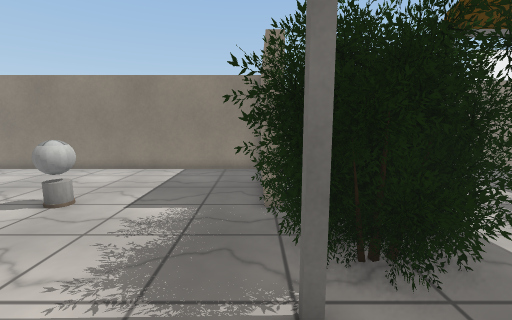
View 1 (above)

24 first-person views from a walk through a scene from a Unity 3-D project. The camera is 1.4 m above the floor, tilts 8° down and sees 90° across. The floor is counted in squares, 0.6 m on a side. Each view is taken from the middle of a square. On the plan, view 1 faces up. The plan holds only what a view shows up to about 17 squares ahead; the rest is blank. The place goes on beyond the plan. The player is left out. Some surface patterns are stand-ins.

View 2
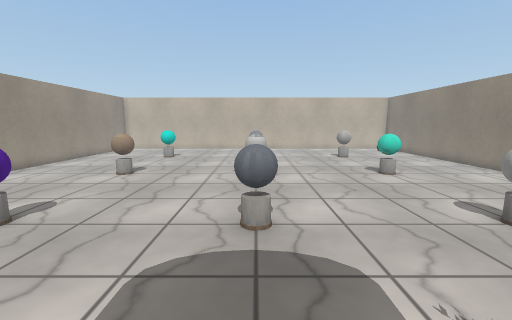

View 3
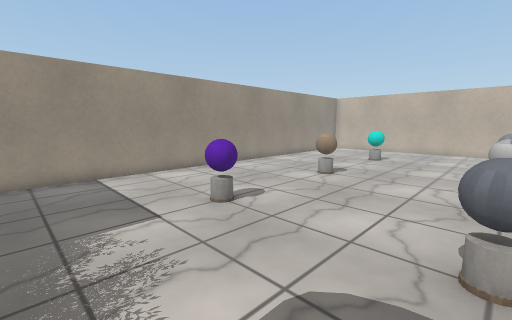

View 4
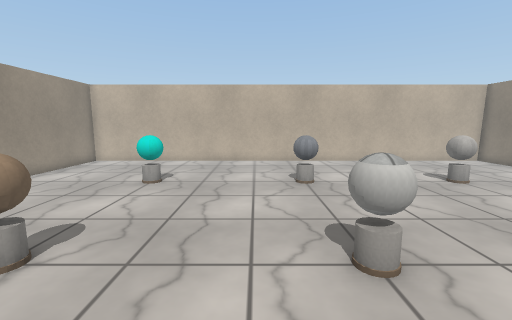

View 5
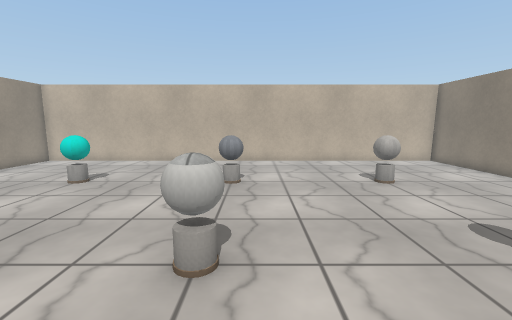

View 6
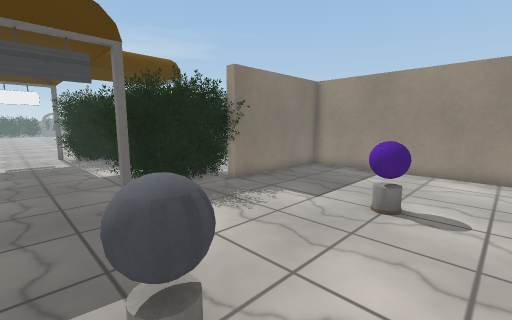

View 7
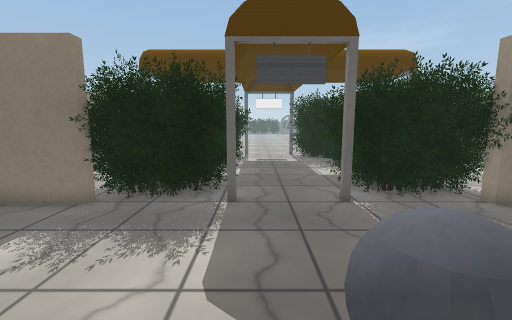

View 8
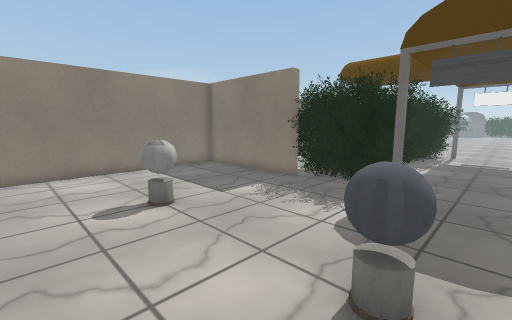

View 9
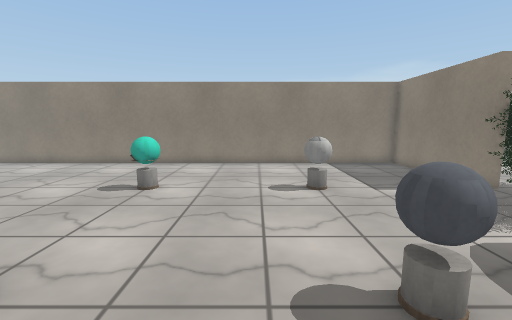

View 10
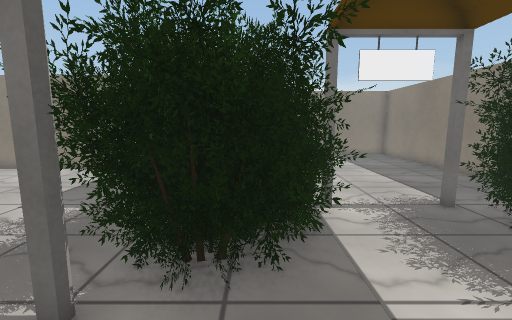

View 11
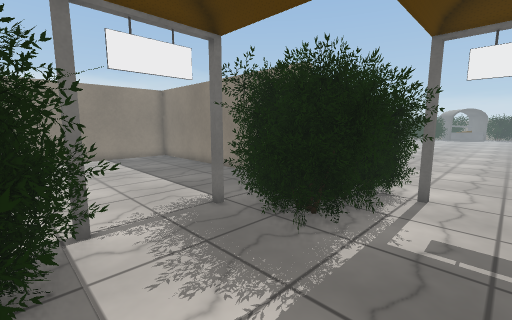

View 12
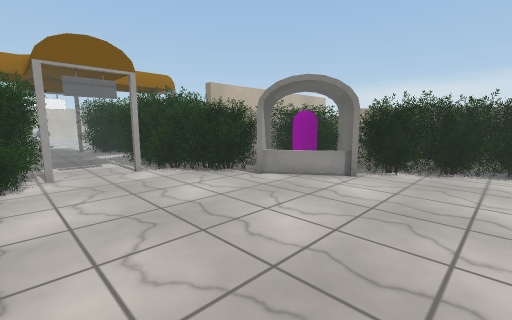

View 13
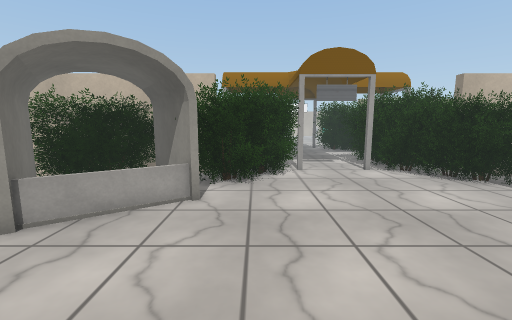

View 14
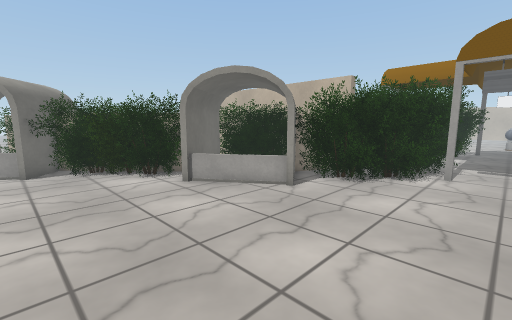

View 15
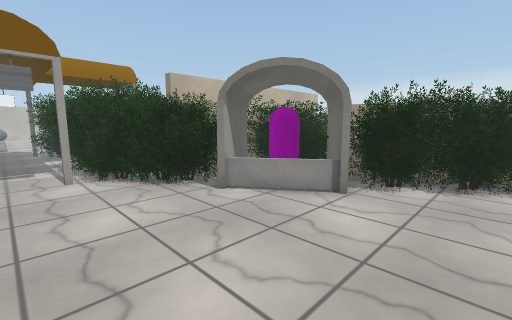

View 16
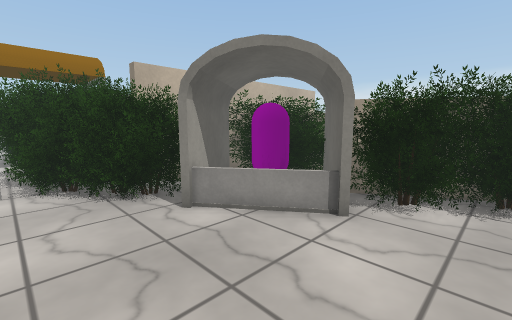

View 17
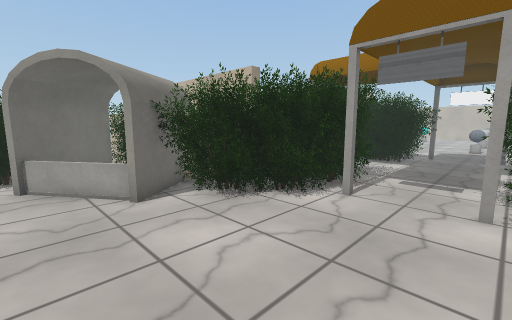

View 18
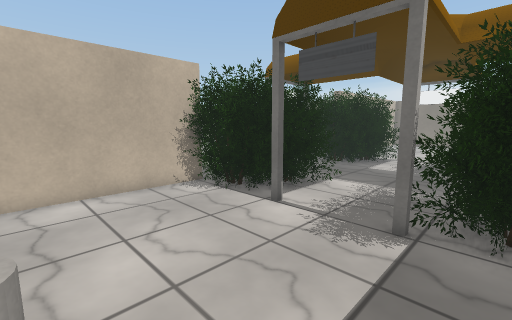

View 19
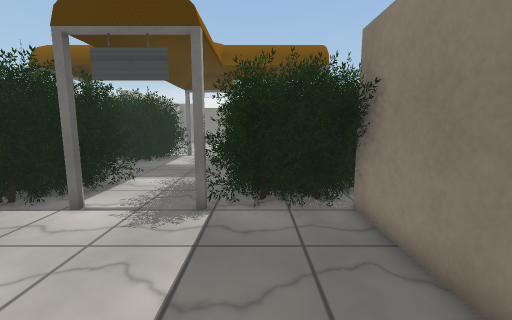

View 20
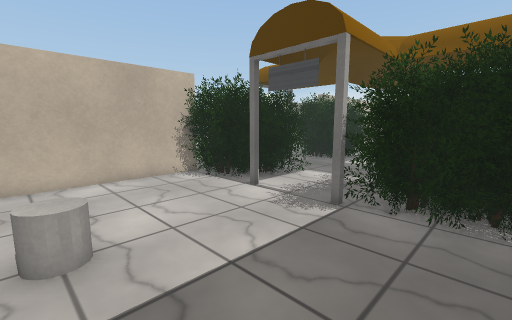

View 21
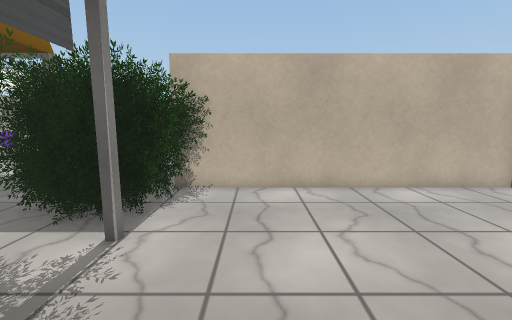

View 22
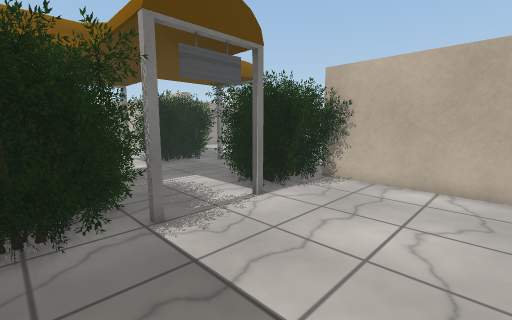

View 23
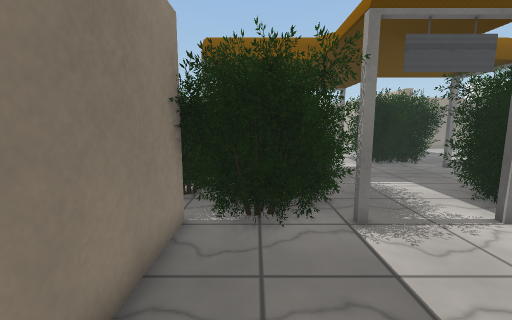

View 24
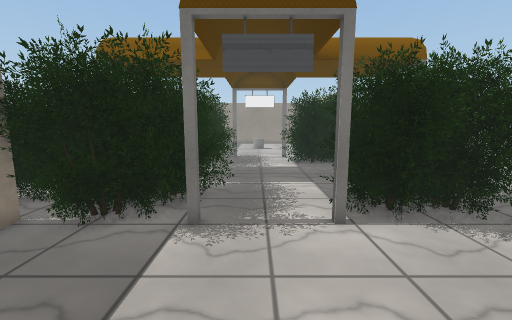

### Floor plan
Key: @ floor where view 1 was taken; # wall or solid block; . floor; B bush; C cylinder; O other object.
Columns run from 24 left of view 1 to 26 right of it. Each row starts with its distance up from view 1.
 17                          #...  ..... #
 16                          #.... ......#
 15                          #...........#           #B
 14                          #...........#   OO     #BB
 13 ##########################...........#  OOO   #BBBB
 12 #.......................##...........#OOOOOO##BBBB
 11 #.......................##...........#OOOOOO#BBBBB.
 10 #.......................##...........# OO OO BBB...
  9 #.......................##...........###O OOO  ....
  8 #.....O.....O.....O.....#BBBB....BBBB##B   OO......
  7 #....OO.....O.....OO....BBBBBB..BBBBBB BBBO........
  6 #.......................BBBBBB..BBBBBBBBBB.........
  5 #.......................BBBBBB..BBBBBBBBB .........
  4 #...................... BBBBBB..BBBBBBBB...........
  3 #.......................BBBBB....BBBB#B............
  2 #........................BB......B..B..............
  1 #....OO.....O.....OO...............................
  0 #.......................@B..B......  ............
 -1 #........................BBBBB....B BBBB.........
 -2 #.......................BBBBBB ..BBBBBBB ..........
 -3 #.......................BBBBBB . BBBBBBBBB.........
 -4 #.......................BBBBBB..BBBBBBBBBB.........
 -5 #....OO.....O.....OO....BBBBB#..BBBBBB BBB ........
 -6 #.....O.....O.....O.....#BBBB....BBBB##BBB O.......
 -7 #.......................##...........# OO  OO......
 -8 #.......................##...........#OOO   OO.....
 -9 #.......................##...........#OOOO  BB ....
-10 #.......................##.........    OOOO#BBB....
-11 ##########################....CC...    #OO  BBBB...
-12                          #....CC. . .  ##O   BBBB..

Positions as (right, up) in squares from view 1, and headings:
1: (0, 0), facing up
2: (0, 1), facing left
3: (-1, 1), facing down-left
4: (-8, -1), facing left
5: (-8, 2), facing left
6: (-8, 2), facing down-right
7: (-7, 2), facing right
8: (-9, 0), facing up-right
9: (-8, -2), facing up
10: (3, 0), facing up
11: (4, 1), facing up-right
12: (26, -2), facing up-left
13: (26, -3), facing left
14: (26, 1), facing down-left
15: (25, 1), facing up-left
16: (24, 3), facing up-left
17: (21, 3), facing down-left
18: (10, -11), facing up-left
19: (10, -12), facing up
20: (12, -12), facing up-left
21: (10, 10), facing left
22: (11, 13), facing down-left
23: (11, 13), facing down
24: (7, 13), facing down
